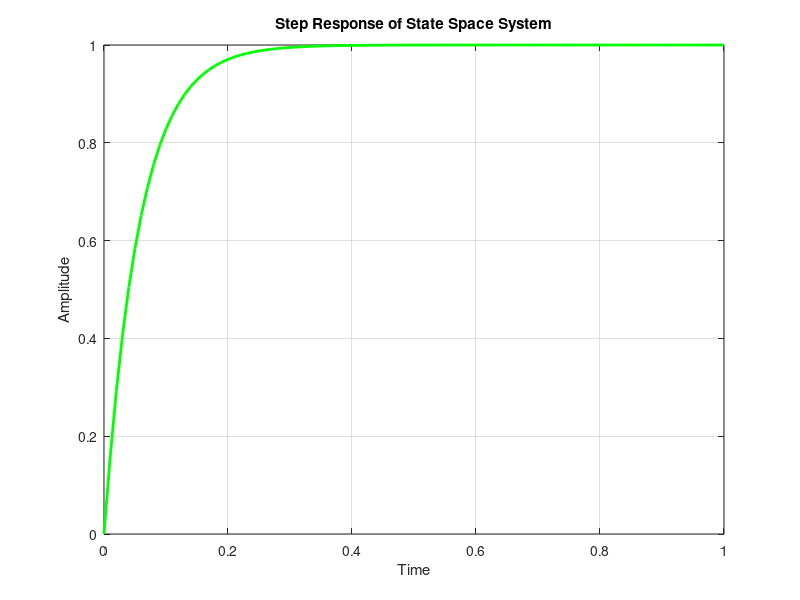

Write MATLAB code to recreate this figure.
clc;
clear all;
close all;
R1 = 500;
R2 = 700;
C1 = 1e-6;
C2 = 47e-6;
q = R1*C1+R2*C2+R1*C2;
r= R1*R2*C1*C2;
% Convert transfer function to state-space representation
[A, B, C, D] = tf2ss(1, [r, q, 1])
t = 0:0.01:1;
u = ones(size(t));
[y, t, x] = lsim(ss(A, B, C, D), u, t);
figure;
plot(t, y, 'LineWidth', 2, 'Color', 'green');
title('Step Response of State Space System');
xlabel('Time');
ylabel('Amplitude');
grid on;
